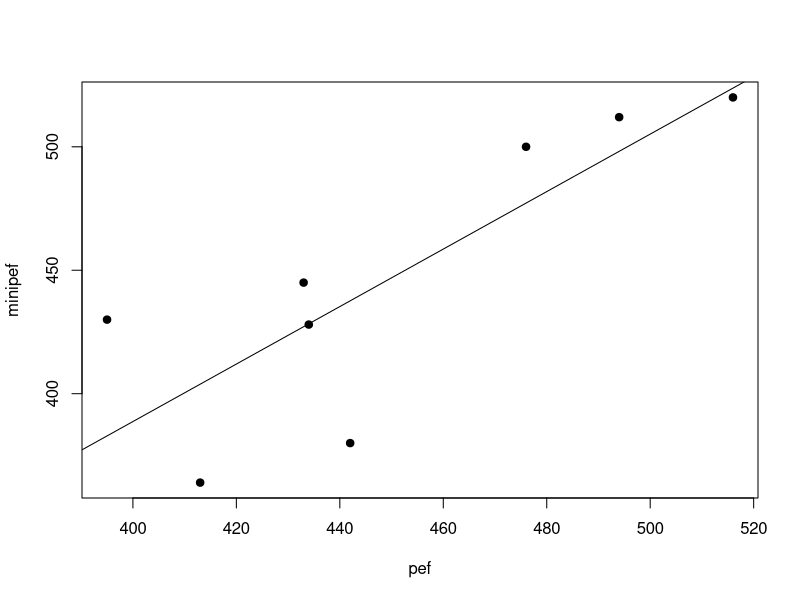

This figure's R source:
rm(list = ls(all = TRUE))

# Read the data into R by the command:
pef     = c(494, 395, 516, 434, 476, 413, 442, 433)
minipef = c(512, 430, 520, 428, 500, 364, 380, 445)

# Make scatter plot
plot(pef, minipef, pch = 19)  

# Compute the Pearson correlation coefficient
cov(pef, minipef)

cov(pef, minipef)/(sd(pef)*sd(minipef))
cor(pef, minipef) # check

# 95% confidence interval for the (theoretical) correlation coefficient
cor.test(pef, minipef)

# Fit a linear regression model with "minipef" as the outcome and 
# "pef" as the predictor
fit     = lm(minipef ~ pef)
output  = summary(fit)
abline(fit)

#  Multiply the estimated slope from question d with the ratio of the 
# empirical standard deviations of "pef" and "minipef"
beta_1  = output$coefficients[2,1]
s_x     = output$coefficients[2,2]
s_y     = output$coefficients[1,2]

rhat = beta_1*(s_x/s_y)


